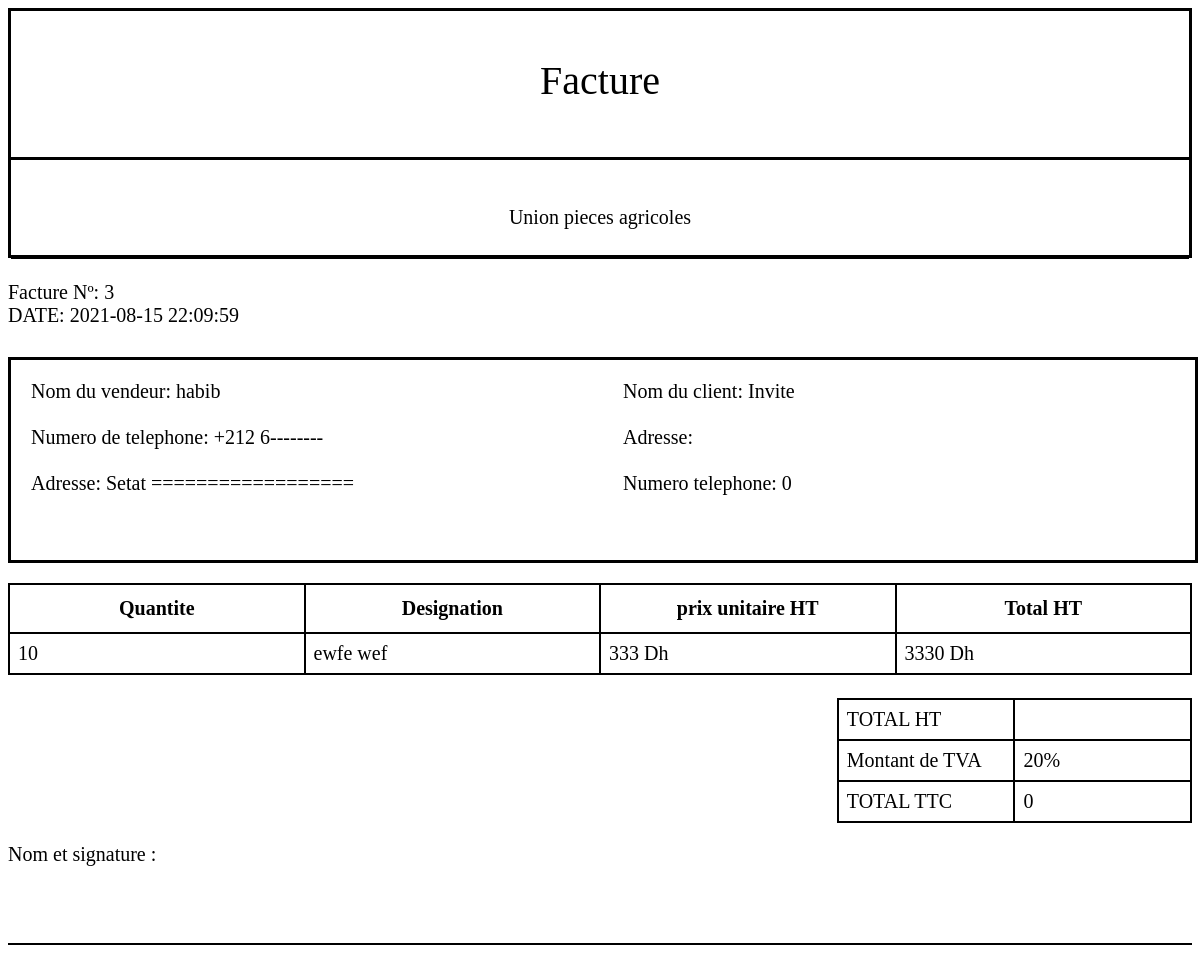
Page /views/facture.php?n=3 on the committed database.
### tables this page shows
CREATE TABLE `operation` (
  `id` int(11) NOT NULL,
  `numero_facture` text NOT NULL,
  `clientId` int(11) NOT NULL,
  `idProduit` int(11) NOT NULL,
  `quantite` int(11) NOT NULL,
  `montant` float NOT NULL,
  `sellerId` int(11) NOT NULL,
  `date` timestamp NOT NULL DEFAULT CURRENT_TIMESTAMP ON UPDATE CURRENT_TIMESTAMP
);

CREATE TABLE `users` (
  `id` int(11) NOT NULL,
  `nom` text NOT NULL,
  `mdp` text NOT NULL,
  `role` text NOT NULL
);

CREATE TABLE `client` (
  `id` int(11) NOT NULL,
  `nom` text NOT NULL,
  `cin` text NOT NULL,
  `numero` text NOT NULL,
  `adresse` text NOT NULL,
  `rib` text NOT NULL,
  `date` timestamp NOT NULL DEFAULT CURRENT_TIMESTAMP ON UPDATE CURRENT_TIMESTAMP
);

CREATE TABLE `products` (
  `id` int(11) NOT NULL,
  `ref` text NOT NULL,
  `designation` text NOT NULL,
  `categorie_pieceId` int(11) NOT NULL,
  `marque_pieceId` int(11) NOT NULL,
  `marque_vehiculeId` int(11) NOT NULL,
  `image` text NOT NULL,
  `casier` text NOT NULL,
  `fournisseurId` int(11) NOT NULL,
  `pu_fournisseur` int(11) NOT NULL,
  `pu` int(11) NOT NULL,
  `taux_remise` int(11) NOT NULL,
  `description` text NOT NULL,
  `seuil-min` int(11) NOT NULL,
  `quantite` int(11) NOT NULL DEFAULT '0',
  `date` timestamp NOT NULL DEFAULT CURRENT_TIMESTAMP
);

### views/facture.php (the view, shortened to what this page needs)
<?php
include '../config/database.php';
if (!empty($_POST['n']))
    $n = $_POST['n'];
elseif (!empty($_GET['n']))
    $n = $_GET['n'];
else {
    echo "error: veuillez nous contacter";
    exit;
}
$list1 = $pdo->query("SELECT * FROM operation WHERE numero_facture='$n'");
$list2 = $pdo->query("SELECT * FROM operation WHERE numero_facture='$n' LIMIT 1");
foreach ($list2 as $l2) {
    $id_seller = $l2['sellerId'];
    $id_client = $l2['clientId'];
    $date = $l2['date'];
}
$seller = $pdo->query("SELECT * FROM users WHERE id=$id_seller");
$client = $pdo->query("SELECT * FROM client WHERE id=$id_client");
foreach ($seller as $s)
    $seller_ = $s['nom'];
foreach ($client as $c) {
    $client_n = $c['nom'];
    $client_a = $c['adresse'];
    $client_nm = $c['numero'];
}
?>
<!DOCTYPE html>
<html lang="en">
<head>
</head>
<body>
    <div id="all">
        <header>
            <div id="second_header">
                <div class="sous_header1"><br><br><span style="font-size:40px">Facture</span></div>
                <div class="sous_header2"><br><br><span style="font-size:20px">Union pieces agricoles</span></div>
            </div>
        </header> <br>
        Facture Nº:<?= $_POST['n'] ?> <?= $_GET['n'] ?> <br>
        DATE: <?= $date; ?>
        <div id="info">
            <div class="info1">
                Nom du vendeur: <?php echo $seller_ ?> <br> <br>
                Numero de telephone: +212 6-------- <br> <br>
                Adresse: Setat ==================
            </div>
            <div class="info1">
                Nom du client: <?php echo $client_n ?> <br> <br>
                Adresse: <?php echo $client_a ?> <br> <br>
                Numero telephone: <?php echo $client_nm ?> <br>
            </div>
        </div>
        <div id="table">
            <table id="testt">
                <tr>
                    <th>Quantite</td>
                    <th>Designation</td>
                    <th>prix unitaire HT</td>
                    <th>Total HT</td>
                </tr>
                <?php foreach ($list1 as $product) : ?>
                    <tr>
                        <td class="quantity">
                            <?= $product['quantite'] ?>
                        </td>
                        <td>
                            <?php
                            $idd = $product['idProduit'];
                            $pr1 = $pdo->query("SELECT * FROM products WHERE id=$idd LIMIT 1");
                            foreach ($pr1 as $p1) :
                                echo $p1['designation'];
                            ?>
                        </td>
                        <td class="price">
                            <?php
                                echo $p1['pu'];
                            ?> Dh
                        </td>
                    <?php endforeach; ?>
                    <td class="price">
                        <?= $product['montant'] ?> Dh
                    </td>
                    </tr>
                <?php endforeach; ?>
            </table>
        </div>
        <br>
        <div id="tb2">
            <table id="table2">
                <tr>
                    <td> TOTAL HT </th>
                    <td><?= $subtotal ?></th>
                </tr>
                <tr>
                    <td>Montant de TVA</td>
                    <td>20%</td>
                </tr>
                <tr>
                    <td>TOTAL TTC</td>
                    <td><?php echo $subtotal + ($subtotal * 0.2) ?></td>
                </tr>
            </table>
        </div>
        <div id="signature">
            Nom et signature :
        </div>
    </div>
</body>
</html>

### views/facture.php (style rules this page uses)
body { font-size: 20px; }
header { width: 100%; height: 250px; display: flex; flex-direction: row; flex-wrap: nowrap; }
#second_header { width: 100%; border: 3px solid black; display: block; }
.sous_header1 { text-align: center; vertical-align: middle; width: 100%; height: 60%; border-bottom: 3px solid black; border-top: 0, 5px solid black; }
.sous_header2 { text-align: center; width: 100%; height: 40%; border-bottom: 1px solid black; border-top: 0, 5px solid black; }
#info { margin-top: 30px; width: 100%; height: 200px; display: flex; flex-direction: row; flex-wrap: nowrap; border: 3px solid black; }
.info1 { padding: 20px 20px; width: 50%; display: block; font-size: 20px; }
#table { margin-top: 20px; }
#testt { border-collapse: collapse; width: 100%; }
#testt td, #testt th { border: 2px solid black; padding: 8px; width: 25%; }
#testt th { padding-top: 12px; padding-bottom: 12px; text-align: center; }
#tb2 { width: 100%; overflow: hidden; }
#table2 { width: 30%; border-collapse: collapse; float: right; }
#table2 td { border: 2px solid black; padding: 8px; width: 25%; }
#signature { padding-top: 20px; width: 100%; height: 100px; border-bottom: 2px solid black; }

### rows in the picture
operation: date "2021-08-15 22:09:59", quantite "10", montant "3330"
users: nom "habib"
client: nom "Invite", numero "0"
products: designation "ewfe wef", pu "333"

### other values in the picture
$_GET['n'] "3"
$subtotal + ($subtotal * 0.2) "0"
